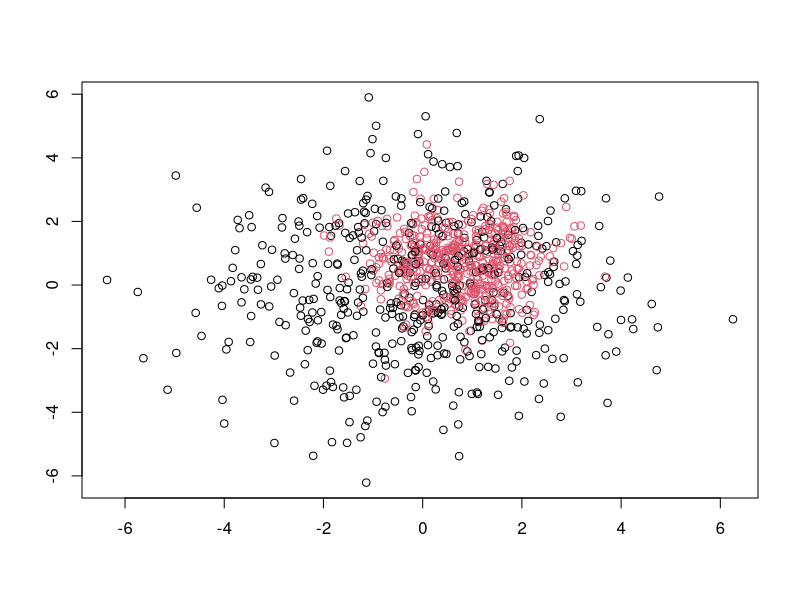

Here is the R script that generated this plot:
library(mlbench)


### Name: mlbench.ringnorm
### Title: Ringnorm Benchmark Problem
### Aliases: mlbench.ringnorm
### Keywords: datagen

### ** Examples

p<-mlbench.ringnorm(1000, d=2)
plot(p)
